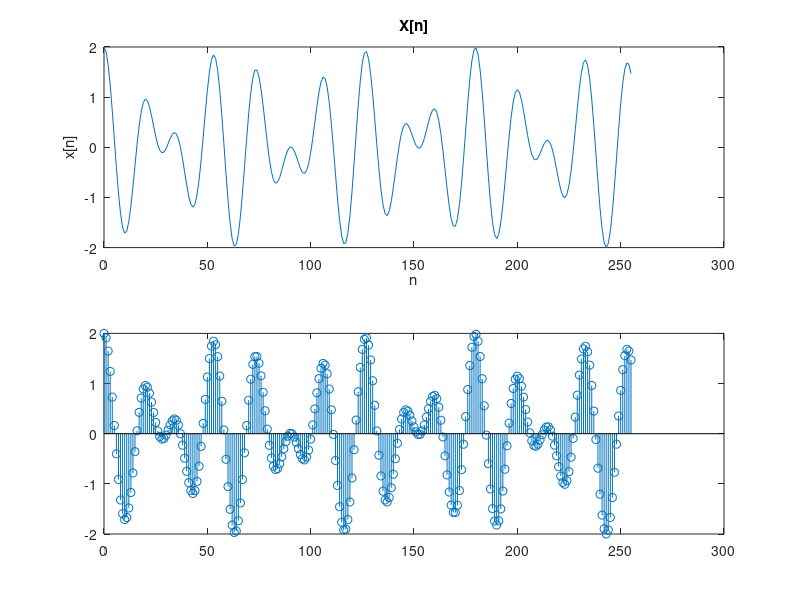
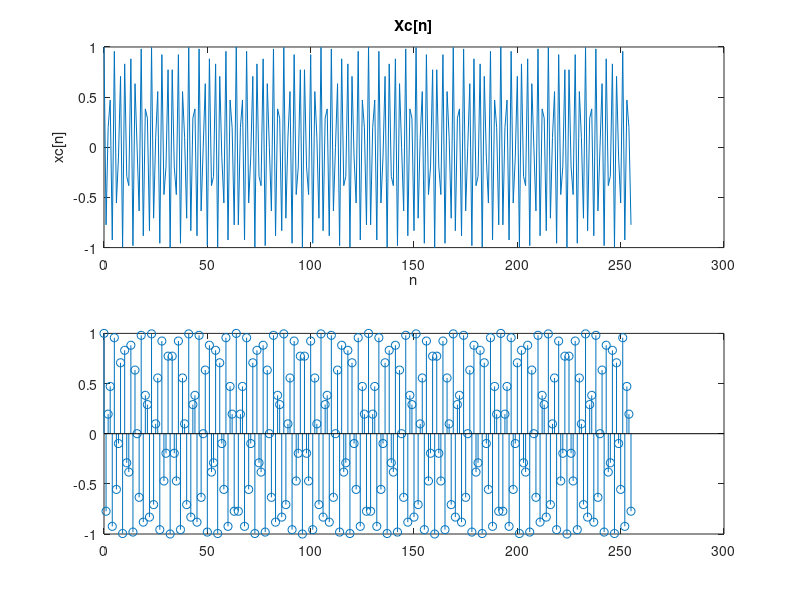
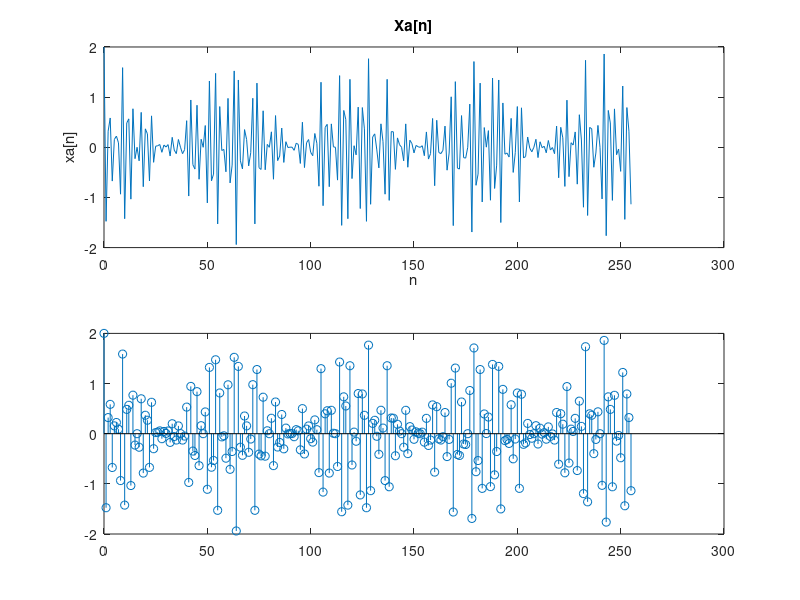

Here is the MATLAB script that generated these plots, in order:
clear all
close all
f1=1/18;
f2=5/128;
fc=50/128;
n=0:1:255;
%tarif motagheyer
xn=cos(2*pi*f1*n)+cos(2*pi*f2*n);
xc=cos(2*pi*fc*n);
xa=xn.*cos(2*pi*fc*n);
subplot(211);plot(n,xn);title('X[n]');xlabel('n');ylabel('x[n]');
subplot(212);stem(n,xn);
% new figure Xc
figure;subplot(211);plot(n,xc);title('Xc[n]');xlabel('n');ylabel('xc[n]');
subplot(212);stem(n,xc);
%new figure Xa
figure;subplot(211);plot(n,xa);title('Xa[n]');xlabel('n');ylabel('xa[n]');
subplot(212);stem(n,xa);